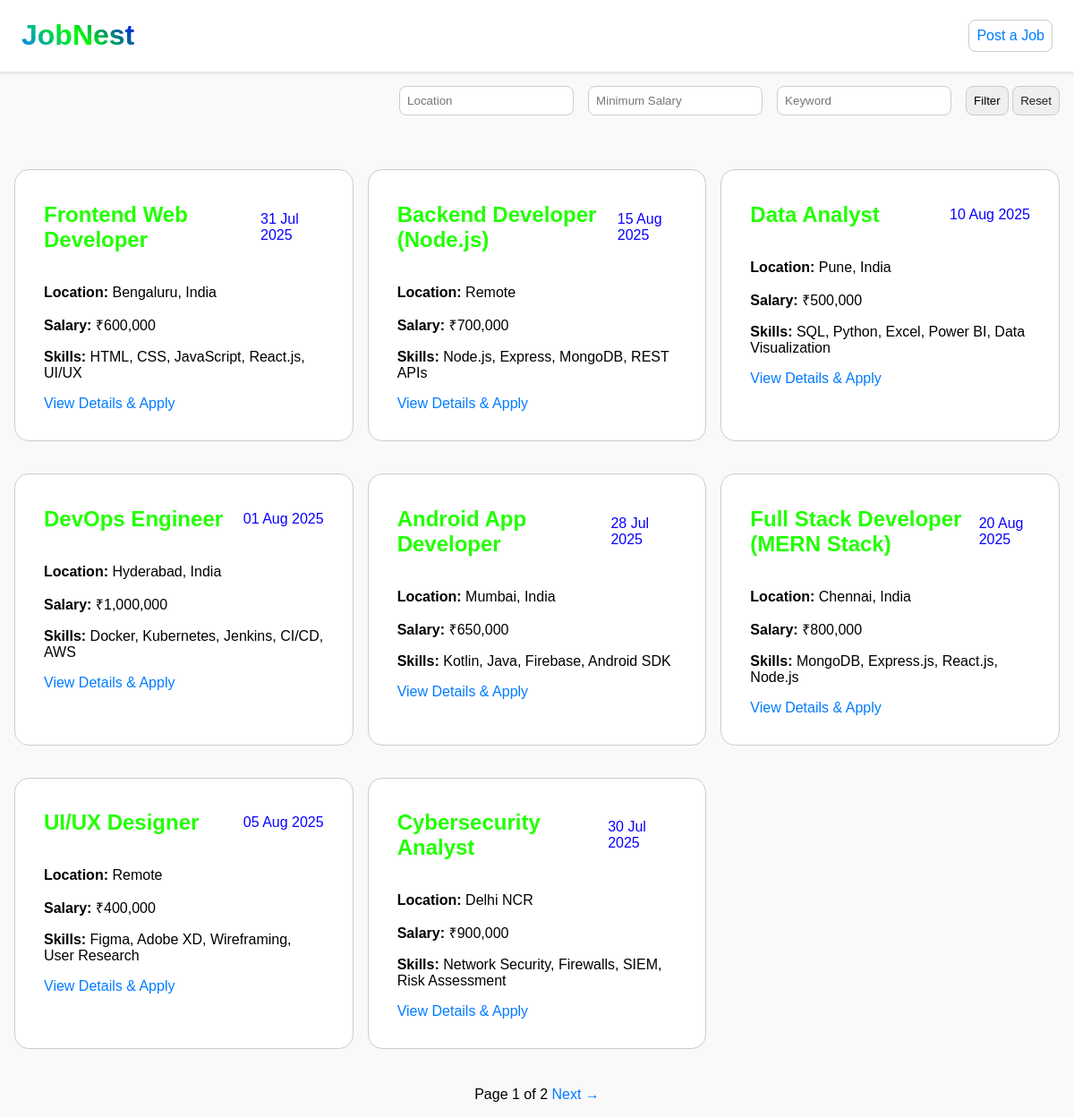
The page / on the database its author committed.
### tables this page shows
CREATE TABLE `jobs` (
  `id` int(11) NOT NULL,
  `title` varchar(255) DEFAULT NULL,
  `description` text DEFAULT NULL,
  `location` varchar(100) DEFAULT NULL,
  `skills` text DEFAULT NULL,
  `salary_min` int(11) DEFAULT NULL,
  `deadline` date DEFAULT NULL,
  `status` enum('Open','Closed') DEFAULT 'Open',
  `created_at` timestamp NOT NULL DEFAULT current_timestamp()
);

### index.php (the view, shortened to what this page needs)
<?php
require './includes/db.php';
$location = $_GET['location'] ?? '';
$salary = $_GET['salary'] ?? '';
$keyword = $_GET['keyword'] ?? '';
$limit = 8;
$page = isset($_GET['page']) ? max(1, intval($_GET['page'])) : 1;
$offset = ($page - 1) * $limit;
$sql = "SELECT SQL_CALC_FOUND_ROWS * FROM jobs WHERE status = 'Open'";
$sql .= " LIMIT $limit OFFSET $offset";
$stmt = $conn->prepare($sql);
$stmt->execute();
$result = $stmt->get_result();
$total_result = $conn->query("SELECT FOUND_ROWS() AS total")->fetch_assoc();
$total_jobs = $total_result['total'];
$total_pages = ceil($total_jobs / $limit);
?>
<!DOCTYPE html>
<html>
<head>
    <link rel="stylesheet" href="./assets/styles.css">
</head>
<body>
    <div class="header">
        <?php include './includes/logo.php'; ?>
        <p>
            <a href="./admin/dashboard.php">
                Post a Job
            </a>
        </p>
    </div>
    <form method="GET" class="filter-form">
        <input type="text" name="location" placeholder="Location" value="<?= htmlspecialchars($location) ?>">
        <input type="number" name="salary" placeholder="Minimum Salary" value="<?= htmlspecialchars($salary) ?>">
        <input type="text" name="keyword" placeholder="Keyword" value="<?= htmlspecialchars($keyword) ?>">
        <div class="filter-buttons">
            <button type="submit">Filter</button>
            <button><a href="/index.php">Reset</a></button>
        </div>
    </form>
    <br>
    <div class="job-list">
        <?php if ($result->num_rows === 0): ?>
            <p>No jobs found.</p>
        <?php else: ?>
            <?php while ($job = $result->fetch_assoc()): ?>
                <div class="job-item">
                    <div class="title">
                        <h2><?= htmlspecialchars($job['title']) ?></h2>
                        <p><?= date("d M Y", strtotime($job['deadline'])) ?></p>
                    </div>
                    <p><strong>Location:</strong> <?= htmlspecialchars($job['location']) ?></p>
                    <p><strong>Salary:</strong> ₹<?= number_format($job['salary_min']) ?></p>
                    <p><strong>Skills:</strong> <?= htmlspecialchars($job['skills']) ?></p>
                    <a href="job_detail.php?id=<?= $job['id'] ?>">View Details & Apply</a>
                </div>
            <?php endwhile; ?>
    </div>
    <?php if ($total_pages > 1): ?>
        <div class="pagination">
            Page <?= $page ?> of <?= $total_pages ?>
            <?php if ($page < $total_pages): ?>
                <a href="?<?= http_build_query(array_merge($_GET, ['page' => $page + 1])) ?>">Next →</a>
            <?php endif; ?>
        </div>
    <?php endif; ?>
<?php endif; ?>
</body>
</html>

### includes/logo.php
<link rel="stylesheet" href="../assets/styles.css">
<h1 class="logo"><a href="/index.php">JobNest</a></h1>

### assets/styles.css (style rules this page uses)
body { width: 100%; height: 100vh; margin: 0; padding: 0; box-sizing: border-box; background-color: #f9f9f9; font-family: sans-serif; }
a { text-decoration: none; color: #007bff; }
.header p, .add-job-link, .filter-form input, .filter-form button { padding: 0.5rem; border: 1px solid #ccc; border-radius: 0.5rem; transition: background-color 0.5s ease; }
.job-list { display: grid; grid-template-columns: repeat(auto-fill, minmax(300px, 1fr)); gap: 1rem; padding: 1rem; }
.job-item { border: 1px solid #ccc; padding: 1rem 2rem 2rem; margin: 10px 0; background-color: #fff; border-radius: 1rem; transition: all 0.3s ease; }
.job-item .title { display: flex; justify-content: space-between; align-items: center; }
.job-item h2 { color: #22ff00; }
.job-item .title p { color: rgb(8, 0, 255); }
.pagination { text-align: center; padding: 1rem; }

### rows shown on the page
jobs: title "Frontend Web Developer", deadline "31 Jul 2025", location "Bengaluru, India", salary_min "600,000", skills "HTML, CSS, JavaScript, React.js, UI/UX"
jobs: title "Backend Developer (Node.js)", deadline "15 Aug 2025", location "Remote", salary_min "700,000", skills "Node.js, Express, MongoDB, REST APIs"
jobs: title "Data Analyst", deadline "10 Aug 2025", location "Pune, India", salary_min "500,000", skills "SQL, Python, Excel, Power BI, Data Visualization"
jobs: title "DevOps Engineer", deadline "01 Aug 2025", location "Hyderabad, India", salary_min "1,000,000", skills "Docker, Kubernetes, Jenkins, CI/CD, AWS"
jobs: title "Android App Developer", deadline "28 Jul 2025", location "Mumbai, India", salary_min "650,000", skills "Kotlin, Java, Firebase, Android SDK"
jobs: title "Full Stack Developer (MERN Stack)", deadline "20 Aug 2025", location "Chennai, India", salary_min "800,000", skills "MongoDB, Express.js, React.js, Node.js"
jobs: title "UI/UX Designer", deadline "05 Aug 2025", location "Remote", salary_min "400,000", skills "Figma, Adobe XD, Wireframing, User Research"
jobs: title "Cybersecurity Analyst", deadline "30 Jul 2025", location "Delhi NCR", salary_min "900,000", skills "Network Security, Firewalls, SIEM, Risk Assessment"

### other values the page prints
$page "1"
$total_pages "2"
